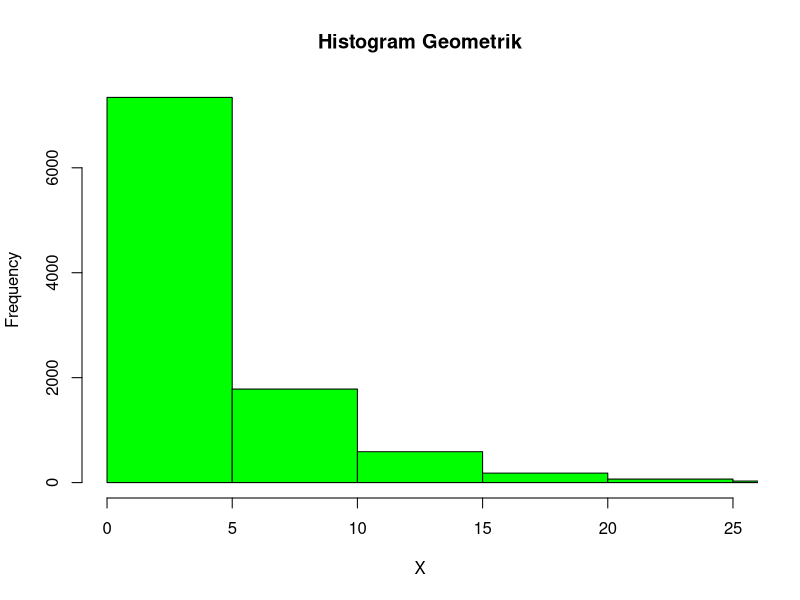

Source code (R):
#soal no 1

# a. Peluang penyurvei bertemu orang yang tidak menghadiri acara vaksinasi
# ketika diketikahui x=3 dan p=0.2
p = 0.2
x = 3

Peluang <- dgeom(x, p)
Peluang

# b. Mencari mean dari 10000 data random, prob = 0.20, dan X=3
n = 10000
p = 0.20
m <- mean(rgeom(n, p) == 3)
m

# c. Perbandingan a dan b
# Poin a akan menghasilkan nilai peluang yang tetap karena distribusi geometriknya sama
# Poin b menghasilkan nilai yang berbeda karena distribusi geometik bernilai acak

# d. Membuat histogram distribusi geometrik dengan X=3 gagal sebelum sukses pertama
set.seed(0)
hist(rgeom(n, prob = p),
     main="Histogram Geometrik",
     xlim = c(0,25),
     xlab="X",
     col="green",
)

# e. Mencari nilai rataan dan varians dari distribusi geometric
p = 0.2
n = 3

rataan = n/p
rataan

varians = (n-p)/(p^2)
varians
